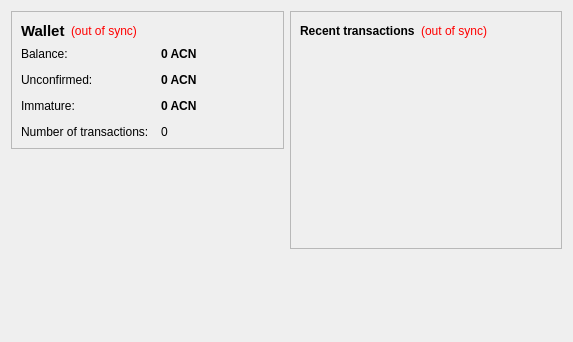
<?xml version="1.0" encoding="UTF-8"?>
<ui version="4.0">
 <class>OverviewPage</class>
 <widget class="QWidget" name="OverviewPage">
  <property name="geometry">
   <rect>
    <x>0</x>
    <y>0</y>
    <width>573</width>
    <height>342</height>
   </rect>
  </property>
  <property name="windowTitle">
   <string>Form</string>
  </property>
  <layout class="QHBoxLayout" name="horizontalLayout" stretch="1,1">
   <item>
    <layout class="QVBoxLayout" name="verticalLayout_2">
     <item>
      <widget class="QFrame" name="frame">
       <property name="frameShape">
        <enum>QFrame::StyledPanel</enum>
       </property>
       <property name="frameShadow">
        <enum>QFrame::Raised</enum>
       </property>
       <layout class="QVBoxLayout" name="verticalLayout_4">
        <item>
         <layout class="QHBoxLayout" name="horizontalLayout_4">
          <item>
           <widget class="QLabel" name="label_5">
            <property name="font">
             <font>
              <pointsize>11</pointsize>
              <weight>75</weight>
              <bold>true</bold>
             </font>
            </property>
            <property name="text">
             <string>Wallet</string>
            </property>
           </widget>
          </item>
          <item>
           <widget class="QLabel" name="labelWalletStatus">
            <property name="toolTip">
             <string>The displayed information may be out of date. Your wallet automatically synchronizes with the SmallChange network after a connection is established, but this process has not completed yet.</string>
            </property>
            <property name="styleSheet">
             <string notr="true">QLabel { color: red; }</string>
            </property>
            <property name="text">
             <string notr="true">(out of sync)</string>
            </property>
            <property name="alignment">
             <set>Qt::AlignLeading|Qt::AlignLeft|Qt::AlignVCenter</set>
            </property>
           </widget>
          </item>
          <item>
           <spacer name="horizontalSpacer_2">
            <property name="orientation">
             <enum>Qt::Horizontal</enum>
            </property>
            <property name="sizeHint" stdset="0">
             <size>
              <width>40</width>
              <height>20</height>
             </size>
            </property>
           </spacer>
          </item>
         </layout>
        </item>
        <item>
         <layout class="QFormLayout" name="formLayout_2">
          <property name="fieldGrowthPolicy">
           <enum>QFormLayout::AllNonFixedFieldsGrow</enum>
          </property>
          <property name="horizontalSpacing">
           <number>12</number>
          </property>
          <property name="verticalSpacing">
           <number>12</number>
          </property>
          <item row="0" column="0">
           <widget class="QLabel" name="label">
            <property name="text">
             <string>Balance:</string>
            </property>
           </widget>
          </item>
          <item row="0" column="1">
           <widget class="QLabel" name="labelBalance">
            <property name="font">
             <font>
              <weight>75</weight>
              <bold>true</bold>
             </font>
            </property>
            <property name="cursor">
             <cursorShape>IBeamCursor</cursorShape>
            </property>
            <property name="toolTip">
             <string>Your current balance</string>
            </property>
            <property name="text">
             <string notr="true">0 ACN</string>
            </property>
            <property name="textInteractionFlags">
             <set>Qt::LinksAccessibleByMouse|Qt::TextSelectableByKeyboard|Qt::TextSelectableByMouse</set>
            </property>
           </widget>
          </item>
          <item row="1" column="0">
           <widget class="QLabel" name="label_3">
            <property name="text">
             <string>Unconfirmed:</string>
            </property>
           </widget>
          </item>
          <item row="1" column="1">
           <widget class="QLabel" name="labelUnconfirmed">
            <property name="font">
             <font>
              <weight>75</weight>
              <bold>true</bold>
             </font>
            </property>
            <property name="cursor">
             <cursorShape>IBeamCursor</cursorShape>
            </property>
            <property name="toolTip">
             <string>Total of transactions that have yet to be confirmed, and do not yet count toward the current balance</string>
            </property>
            <property name="text">
             <string notr="true">0 ACN</string>
            </property>
            <property name="textInteractionFlags">
             <set>Qt::LinksAccessibleByMouse|Qt::TextSelectableByKeyboard|Qt::TextSelectableByMouse</set>
            </property>
           </widget>
          </item>
          <item row="3" column="0">
           <widget class="QLabel" name="label_2">
            <property name="text">
             <string>Number of transactions:</string>
            </property>
           </widget>
          </item>
          <item row="3" column="1">
           <widget class="QLabel" name="labelNumTransactions">
            <property name="toolTip">
             <string>Total number of transactions in wallet</string>
            </property>
            <property name="text">
             <string notr="true">0</string>
            </property>
           </widget>
          </item>
          <item row="2" column="0">
           <widget class="QLabel" name="labelImmatureText">
            <property name="text">
             <string>Immature:</string>
            </property>
           </widget>
          </item>
          <item row="2" column="1">
           <widget class="QLabel" name="labelImmature">
            <property name="font">
             <font>
              <weight>75</weight>
              <bold>true</bold>
             </font>
            </property>
            <property name="toolTip">
             <string>Mined balance that has not yet matured</string>
            </property>
            <property name="text">
             <string notr="true">0 ACN</string>
            </property>
            <property name="textInteractionFlags">
             <set>Qt::LinksAccessibleByMouse|Qt::TextSelectableByKeyboard|Qt::TextSelectableByMouse</set>
            </property>
           </widget>
          </item>
         </layout>
        </item>
       </layout>
      </widget>
     </item>
     <item>
      <spacer name="verticalSpacer">
       <property name="orientation">
        <enum>Qt::Vertical</enum>
       </property>
       <property name="sizeHint" stdset="0">
        <size>
         <width>20</width>
         <height>40</height>
        </size>
       </property>
      </spacer>
     </item>
    </layout>
   </item>
   <item>
    <layout class="QVBoxLayout" name="verticalLayout_3">
     <item>
      <widget class="QFrame" name="frame_2">
       <property name="frameShape">
        <enum>QFrame::StyledPanel</enum>
       </property>
       <property name="frameShadow">
        <enum>QFrame::Raised</enum>
       </property>
       <layout class="QVBoxLayout" name="verticalLayout">
        <item>
         <layout class="QHBoxLayout" name="horizontalLayout_2">
          <item>
           <widget class="QLabel" name="label_4">
            <property name="text">
             <string>&lt;b&gt;Recent transactions&lt;/b&gt;</string>
            </property>
           </widget>
          </item>
          <item>
           <widget class="QLabel" name="labelTransactionsStatus">
            <property name="toolTip">
             <string>The displayed information may be out of date. Your wallet automatically synchronizes with the SmallChange network after a connection is established, but this process has not completed yet.</string>
            </property>
            <property name="styleSheet">
             <string notr="true">QLabel { color: red; }</string>
            </property>
            <property name="text">
             <string notr="true">(out of sync)</string>
            </property>
            <property name="alignment">
             <set>Qt::AlignRight|Qt::AlignTrailing|Qt::AlignVCenter</set>
            </property>
           </widget>
          </item>
          <item>
           <spacer name="horizontalSpacer">
            <property name="orientation">
             <enum>Qt::Horizontal</enum>
            </property>
            <property name="sizeHint" stdset="0">
             <size>
              <width>40</width>
              <height>20</height>
             </size>
            </property>
           </spacer>
          </item>
         </layout>
        </item>
        <item>
         <widget class="QListView" name="listTransactions">
          <property name="styleSheet">
           <string notr="true">QListView { background: transparent; }</string>
          </property>
          <property name="frameShape">
           <enum>QFrame::NoFrame</enum>
          </property>
          <property name="verticalScrollBarPolicy">
           <enum>Qt::ScrollBarAlwaysOff</enum>
          </property>
          <property name="horizontalScrollBarPolicy">
           <enum>Qt::ScrollBarAlwaysOff</enum>
          </property>
          <property name="selectionMode">
           <enum>QAbstractItemView::NoSelection</enum>
          </property>
         </widget>
        </item>
       </layout>
      </widget>
     </item>
     <item>
      <spacer name="verticalSpacer_2">
       <property name="orientation">
        <enum>Qt::Vertical</enum>
       </property>
       <property name="sizeHint" stdset="0">
        <size>
         <width>20</width>
         <height>40</height>
        </size>
       </property>
      </spacer>
     </item>
    </layout>
   </item>
  </layout>
 </widget>
 <resources/>
 <connections/>
</ui>
